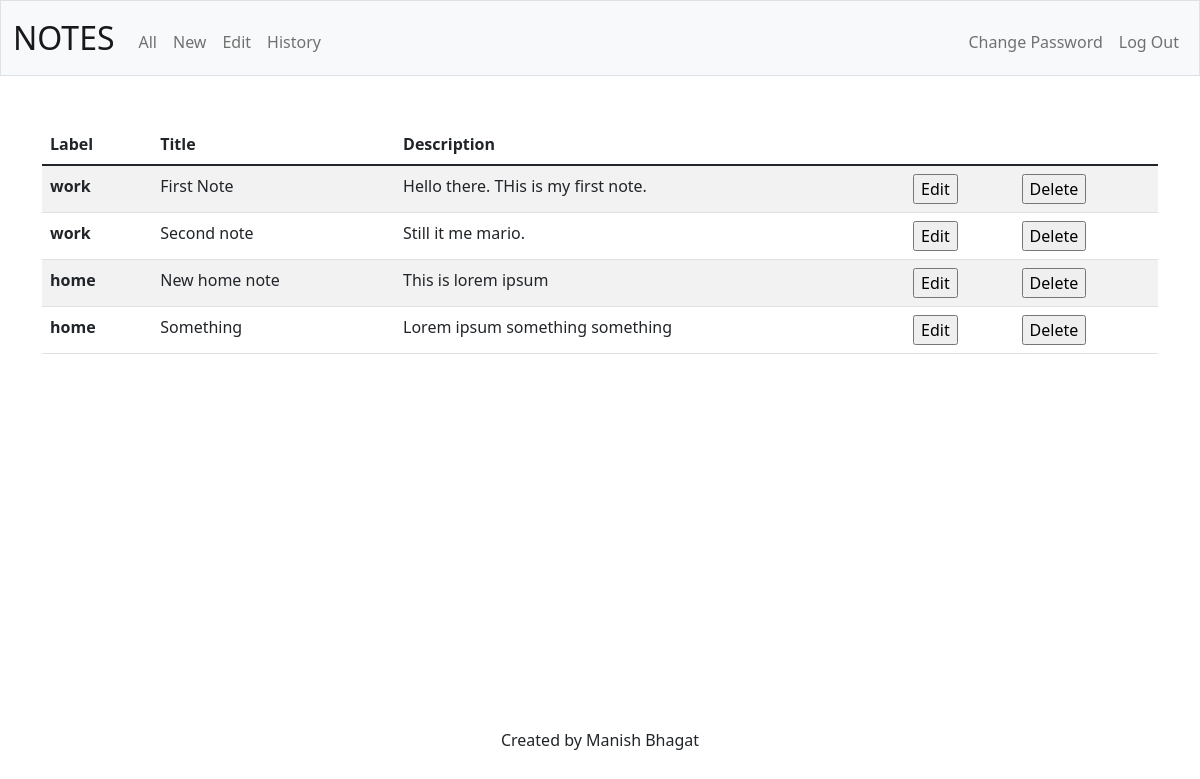
Page /all (signed in) on the earlier database version.
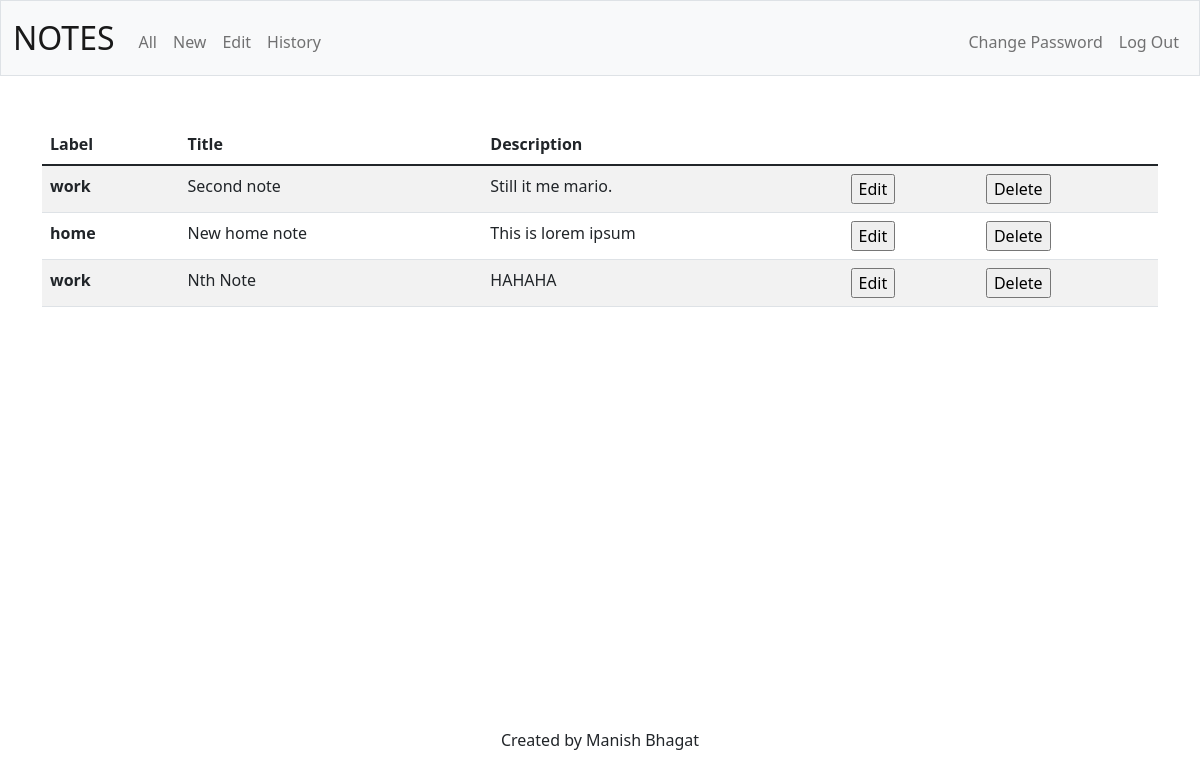
Same page on the later database version.
### tables this page shows
CREATE TABLE notes(
note_id INTEGER PRIMARY KEY AUTOINCREMENT,
user_id INTEGER NOT NULL,
title TEXT NOT NULL,
description TEXT NOT NULL,
label TEXT);

### app.py (the view)
@app.route("/all")
@login_required
def index():
    user_id = session["user_id"]
    rows = db.execute("SELECT label, title, description FROM notes WHERE user_id = ?", user_id)
    return render_template("all.html", rows=rows)

### app.py (called while the page is built)
@app.after_request
def after_request(response):
    response.headers["Cache-Control"] = "no-cache, no-store, must-revalidate"
    response.headers["Expires"] = 0
    response.headers["Pragma"] = "no-cache"
    return response

### helpers.py (called while the page is built)
def login_required(f):
    @wraps(f)
    def decorated_function(*args, **kwargs):
        if session.get("user_id") is None:
            return redirect("/login")
        return f(*args, **kwargs)
    return decorated_function

### templates/all.html (shortened to what this page needs)
{% extends "layout.html" %}
{% block main %}
<table class="table table-striped table-hover">
  <thead>
    <tr>
      <th scope="col">Label</th>
      <th scope="col">Title</th>
      <th scope="col">Description</th>
    </tr>
  </thead>
  <tbody>
      {% for i in rows %}
        <tr>
          <th scope="row">{{ i["label"] }}</th>
          <td>{{ i["title"] }}</td>
          <td>{{ i["description"] }}</td>
          <td>
            <form action="/edit" method="get">
              <input type="submit" value="Edit">
            </form>
          </td>
          <td>
            <form action="/delete" method="post">
              <input type="submit" value="Delete">
            </form>
          </td>
        </tr>
      {% endfor %}
  </tbody>
</table>
{% endblock %}

Differences in the rows shown:
removed notes: label "work", title "First Note", description "Hello there. THis is my first note."
removed notes: label "home", title "Something", description "Lorem ipsum something something"
added notes: label "work", title "Nth Note", description "HAHAHA"
